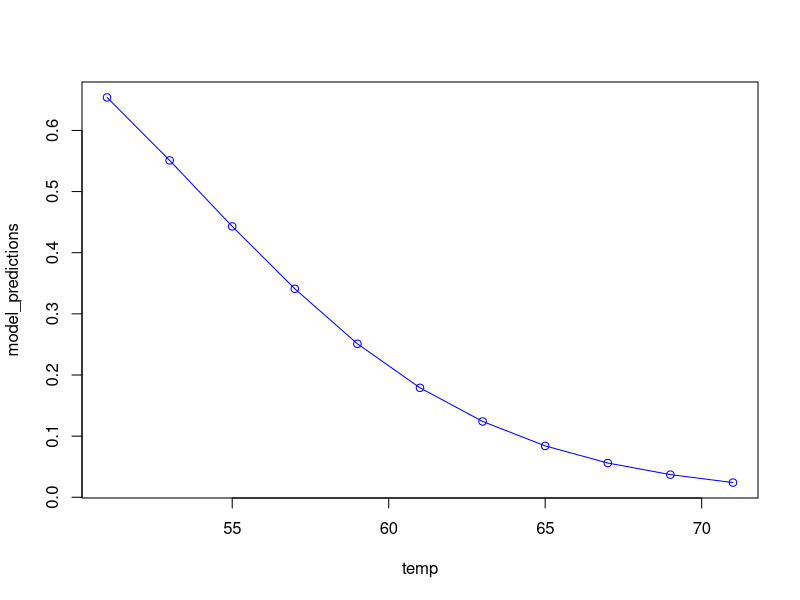

Write the R code that produced this figure.
## ---- chunk 1
knitr::opts_chunk$set(echo = TRUE)
## ---- chunk 2
(first_born <- 120.07 - 1.93 * 0)
(non_first_born <- 120.07 - 1.93 * 1)
## ---- chunk 3
(number_of_days_absent <- 18.93 - 9.11 * 0 + 3.10 * 1 + 2.15 * 1)
(e <- 2 - number_of_days_absent)
## ---- chunk 4
(r_sq <- 1 - (240.57 / 264.17))
(r_sq_adjusted <- 1 - (240.57 / 264.17) * (146 -1) / (146 - 3 -1))
## ---- chunk 5
p <- function(temp) {
  exponent <- 11.6630 - 0.2162 * temp
  round(exp(exponent) / (1 + exp(exponent)), 3) 
}
p(51)
p(53)
p(55)
## ---- chunk 6
temp <- seq(from = 51, to = 71, by = 2)
model_predictions <- unlist(lapply(temp, p))
plot(temp, model_predictions, type = "o", col = "blue")
